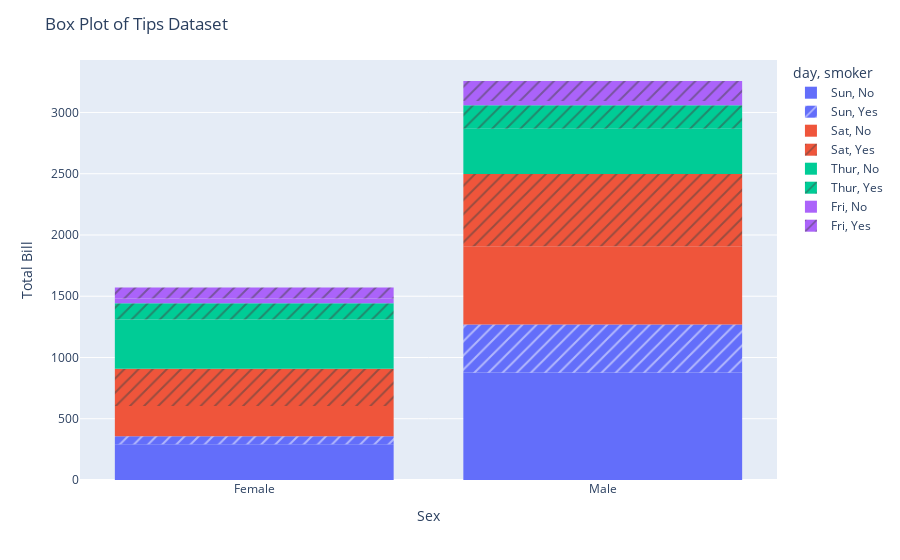

Notebook source saved alongside this figure:
### Markdown cell above
## Q3. Using the tips dataset in the Plotly library, Plot a histogram for x= "sex" and y="total_bill" column in the tips dataset. Also, use the "smoker" column with the pattern_shape parameter and the "day" column with the color parameter.

### Code cell
fig = px.histogram(df, x="sex", y="total_bill", pattern_shape="smoker", color="day")
fig.update_layout(xaxis_title="Sex", yaxis_title="Total Bill", title="Box Plot of Tips Dataset")
fig.show()

### Figure 1 — Plotly figure (JSON) as saved in the notebook; plotly's stock layout.template omitted (floating-point values rounded to 4 significant figures)
{"data": [{"alignmentgroup": "True", "bingroup": "x", "histfunc": "sum", "hovertemplate": "day=Sun<br>smoker=No<br>sex=%{x}<br>sum of total_bill=%{y}<extra></extra>", "legendgroup": "Sun, No", "marker": {"color": "#636efa", "pattern": {"shape": ""}}, "name": "Sun, No", "offsetgroup": "Sun, No", "orientation": "v", "showlegend": true, "type": "histogram", "x": ["Female", "Male", "Male", "Male", "Female", "Male", "Male", "Male", "Male", "Male", "Male", "Female", "Male", "Male", "Female", "Male", "Female", "Male", "Female", "Male", "Male", "Male", "Male", "Male", "Male", "Male", "Male", "Male", "Male", "Female", "Female", "Male", "Male", "Male", "Male", "Male", "Female", "Female", "Male", "Male", "Male", "Male", "Male", "Male", "Female", "Male", "Female", "Female", "Male", "Male", "Male", "Female", "Male", "Male", "Male", "Male", "Male"], "xaxis": "x", "y": [16.99, 10.34, 21.01, 23.68, 24.59, 25.29, 8.77, 26.88, 15.04, 14.78, 10.27, 35.26, 15.42, 18.43, 14.83, 21.58, 10.33, 16.29, 16.97, 17.46, 13.94, 9.68, 30.4, 18.29, 22.23, 32.4, 28.55, 18.04, 12.54, 10.29, 34.81, 9.94, 25.56, 19.49, 38.07, 23.95, 25.71, 17.31, 29.93, 14.07, 13.13, 17.26, 24.55, 19.77, 29.85, 48.17, 25, 13.39, 16.49, 21.5, 12.66, 16.21, 13.81, 24.52, 20.76, 31.71, 20.69], "yaxis": "y"}, {"alignmentgroup": "True", "bingroup": "x", "histfunc": "sum", "hovertemplate": "day=Sun<br>smoker=Yes<br>sex=%{x}<br>sum of total_bill=%{y}<extra></extra>", "legendgroup": "Sun, Yes", "marker": {"color": "#636efa", "pattern": {"shape": "/"}}, "name": "Sun, Yes", "offsetgroup": "Sun, Yes", "orientation": "v", "showlegend": true, "type": "histogram", "x": ["Female", "Male", "Male", "Male", "Male", "Male", "Male", "Female", "Male", "Male", "Male", "Male", "Male", "Male", "Female", "Male", "Female", "Male", "Male"], "xaxis": "x", "y": [17.51, 7.25, 31.85, 16.82, 32.9, 17.89, 14.48, 9.6, 34.63, 34.65, 23.33, 45.35, 23.17, 40.55, 20.9, 30.46, 18.15, 23.1, 15.69], "yaxis": "y"}, {"alignmentgroup": "True", "bingroup": "x", "histfunc": "sum", "hovertemplate": "day=Sat<br>smoker=No<br>sex=%{x}<br>sum of total_bill=%{y}<extra></extra>", "legendgroup": "Sat, No", "marker": {"color": "#EF553B", "pattern": {"shape": ""}}, "name": "Sat, No", "offsetgroup": "Sat, No", "orientation": "v", "showlegend": true, "type": "histogram", "x": ["Male", "Male", "Female", "Female", "Male", "Male", "Male", "Male", "Male", "Male", "Female", "Male", "Male", "Female", "Female", "Male", "Male", "Male", "Female", "Male", "Male", "Male", "Female", "Male", "Male", "Male", "Female", "Male", "Male", "Female", "Female", "Male", "Female", "Male", "Male", "Female", "Male", "Male", "Male", "Male", "Male", "Male", "Female", "Male", "Male"], "xaxis": "x", "y": [20.65, 17.92, 20.29, 15.77, 39.42, 19.82, 17.81, 13.37, 12.69, 21.7, 19.65, 9.55, 18.35, 15.06, 20.69, 17.78, 24.06, 16.31, 16.93, 18.69, 31.27, 16.04, 26.41, 48.27, 17.59, 20.08, 16.45, 20.23, 12.02, 17.07, 14.73, 10.51, 20.92, 18.24, 14, 7.25, 48.33, 20.45, 13.28, 11.61, 10.77, 10.07, 35.83, 29.03, 17.82], "yaxis": "y"}, {"alignmentgroup": "True", "bingroup": "x", "histfunc": "sum", "hovertemplate": "day=Sat<br>smoker=Yes<br>sex=%{x}<br>sum of total_bill=%{y}<extra></extra>", "legendgroup": "Sat, Yes", "marker": {"color": "#EF553B", "pattern": {"shape": "/"}}, "name": "Sat, Yes", "offsetgroup": "Sat, Yes", "orientation": "v", "showlegend": true, "type": "histogram", "x": ["Male", "Male", "Male", "Male", "Male", "Male", "Female", "Male", "Female", "Female", "Male", "Female", "Female", "Male", "Male", "Male", "Female", "Female", "Female", "Male", "Male", "Male", "Male", "Male", "Female", "Male", "Male", "Female", "Female", "Female", "Male", "Male", "Male", "Female", "Female", "Male", "Male", "Male", "Male", "Male", "Female", "Male"], "xaxis": "x", "y": [38.01, 11.24, 20.29, 13.81, 11.02, 18.29, 3.07, 15.01, 26.86, 25.28, 17.92, 44.3, 22.42, 15.36, 20.49, 25.21, 14.31, 10.59, 10.63, 50.81, 15.81, 26.59, 38.73, 24.27, 12.76, 30.06, 25.89, 13.27, 28.17, 12.9, 28.15, 11.59, 7.74, 30.14, 22.12, 24.01, 15.69, 15.53, 12.6, 32.83, 27.18, 22.67], "yaxis": "y"}, {"alignmentgroup": "True", "bingroup": "x", "histfunc": "sum", "hovertemplate": "day=Thur<br>smoker=No<br>sex=%{x}<br>sum of total_bill=%{y}<extra></extra>", "legendgroup": "Thur, No", "marker": {"color": "#00cc96", "pattern": {"shape": ""}}, "name": "Thur, No", "offsetgroup": "Thur, No", "orientation": "v", "showlegend": true, "type": "histogram", "x": ["Male", "Male", "Male", "Male", "Female", "Male", "Female", "Male", "Male", "Male", "Male", "Female", "Female", "Female", "Male", "Female", "Male", "Male", "Female", "Female", "Male", "Female", "Female", "Male", "Male", "Female", "Female", "Female", "Female", "Female", "Female", "Female", "Female", "Female", "Male", "Male", "Female", "Female", "Female", "Female", "Female", "Male", "Male", "Male", "Female"], "xaxis": "x", "y": [27.2, 22.76, 17.29, 16.66, 10.07, 15.98, 34.83, 13.03, 18.28, 24.71, 21.16, 10.65, 12.43, 24.08, 11.69, 13.42, 14.26, 15.95, 12.48, 29.8, 8.52, 14.52, 11.38, 22.82, 19.08, 20.27, 11.17, 12.26, 18.26, 8.51, 10.33, 14.15, 13.16, 17.47, 34.3, 41.19, 27.05, 16.43, 8.35, 18.64, 11.87, 9.78, 7.51, 7.56, 18.78], "yaxis": "y"}, {"alignmentgroup": "True", "bingroup": "x", "histfunc": "sum", "hovertemplate": "day=Thur<br>smoker=Yes<br>sex=%{x}<br>sum of total_bill=%{y}<extra></extra>", "legendgroup": "Thur, Yes", "marker": {"color": "#00cc96", "pattern": {"shape": "/"}}, "name": "Thur, Yes", "offsetgroup": "Thur, Yes", "orientation": "v", "showlegend": true, "type": "histogram", "x": ["Male", "Male", "Male", "Female", "Male", "Male", "Male", "Male", "Female", "Female", "Male", "Male", "Female", "Female", "Female", "Male", "Female"], "xaxis": "x", "y": [19.44, 32.68, 16, 19.81, 28.44, 15.48, 16.58, 10.34, 43.11, 13, 13.51, 18.71, 12.74, 13, 16.4, 20.53, 16.47], "yaxis": "y"}, {"alignmentgroup": "True", "bingroup": "x", "histfunc": "sum", "hovertemplate": "day=Fri<br>smoker=No<br>sex=%{x}<br>sum of total_bill=%{y}<extra></extra>", "legendgroup": "Fri, No", "marker": {"color": "#ab63fa", "pattern": {"shape": ""}}, "name": "Fri, No", "offsetgroup": "Fri, No", "orientation": "v", "showlegend": true, "type": "histogram", "x": ["Male", "Female", "Male", "Female"], "xaxis": "x", "y": [22.49, 22.75, 12.46, 15.98], "yaxis": "y"}, {"alignmentgroup": "True", "bingroup": "x", "histfunc": "sum", "hovertemplate": "day=Fri<br>smoker=Yes<br>sex=%{x}<br>sum of total_bill=%{y}<extra></extra>", "legendgroup": "Fri, Yes", "marker": {"color": "#ab63fa", "pattern": {"shape": "/"}}, "name": "Fri, Yes", "offsetgroup": "Fri, Yes", "orientation": "v", "showlegend": true, "type": "histogram", "x": ["Male", "Female", "Female", "Male", "Male", "Male", "Male", "Female", "Female", "Male", "Female", "Male", "Male", "Female", "Female"], "xaxis": "x", "y": [28.97, 5.75, 16.32, 40.17, 27.28, 12.03, 21.01, 11.35, 15.38, 12.16, 13.42, 8.58, 13.42, 16.27, 10.09], "yaxis": "y"}], "layout": {"autosize": true, "barmode": "relative", "legend": {"title": {"text": "day, smoker"}, "tracegroupgap": 0}, "margin": {"t": 60}, "title": {"text": "Box Plot of Tips Dataset"}, "xaxis": {"anchor": "y", "autorange": true, "domain": [0, 1], "range": [-0.5, 1.5], "title": {"text": "Sex"}, "type": "category"}, "yaxis": {"anchor": "x", "autorange": true, "domain": [0, 1], "range": [0, 3428.0], "title": {"text": "Total Bill"}, "type": "linear"}}}
